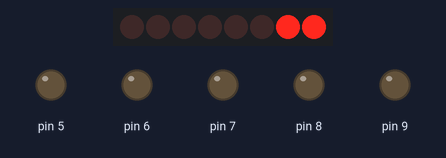
The sketch below on a simulated Arduino Uno, built with avr-gcc and run on an emulated ATmega328P. On the bench: 8 shift-register outputs drawn as a row of LEDs (first output left, lit = HIGH), output pins drawn as LEDs (lit = HIGH). Wiring (inferred from the names in the program): shift register (74HC595): data pin 2; shift clock pin 3; latch pin 4. Wiring (inferred from the signals the program sends): row of LEDs: on Q0, Q1, Q2, Q3, Q4, Q5, Q6, Q7. Pins used as bus, display or sensor lines are not drawn.

Above: at 0.5 s.
At 2.5 s:
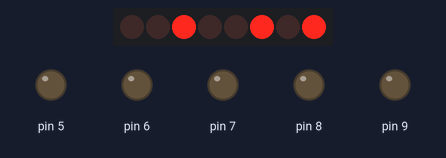
At 4.5 s:
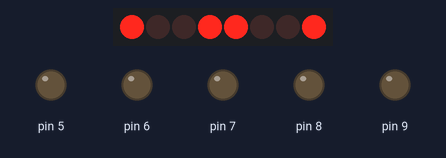
At 9.5 s:
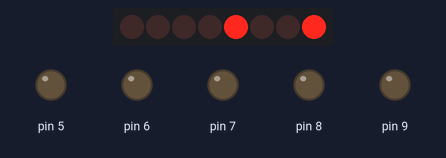
At 14.5 s:
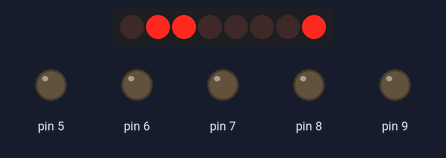
At 19.5 s:
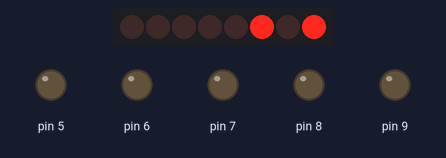
Timing chart, 0 to 20.8 s (numbered marks = the images above):
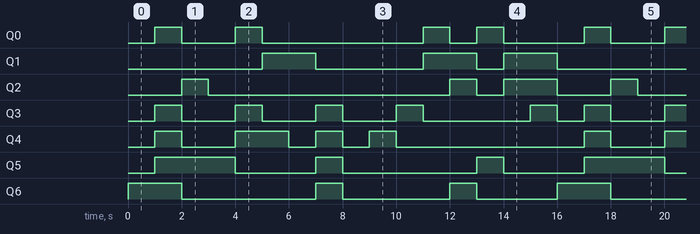

The sketch:

ex_4_4_2.ino
```cpp
/*
 예제 4.4.2
 74595를 이용하여 FND 제어 0~9까지
 1초단위로 표시하기
*/

 // 0~9까지 LED 표시를 위한 상수 설정
const byte number[16] = {
//dot  gfedcba
  B11000000,  //0
  B11111001,  //1
  B10100100,  //2
  B10100000,  //3
  B10011001,  //4
  B10010010,  //5
  B10000010,  //6
  B11111000,  //7
  B10000000,  //8
  B10010000,  //9
  B10001000, //10
  B10000011,
  B11000110,
  B10100001,
  B10000110,
  B10001110,
};

  int ds = 2;// 74595의 DS핀을 Arduino의 2번핀에 연결
  int shcp = 3;// 74595의 STCP핀을 Arduino의 3번핀에 연결
  int stcp = 4; // 74595의 SHSP핀을 Arduino의 4번핀에 연결

void setup()
{
  // 2~9번핀을 출력으로 초기화 시킨다.
  for(int i = 2; i <= 9; ++i){
    pinMode(i,OUTPUT);
  };
  digitalWrite(9,LOW);	// 점은 표시하지 않는다
}

void loop()
{
   // k값을 0~9로 변화시킨다.
  for(int k = 0; k <= 15; ++k){
   fndDisplay74595(k);  // k값을 출력한다
   delay(1000);         // 1초간 지연시킨다.
  };
}

// LED 점등
void fndDisplay74595(int displayValue){
  // STCP에 LOW 신호를 보내서 74595로 데이터전송을 시작한다.
  digitalWrite(stcp,LOW);
  // shiftOut 명령어로 74595에 출력을 보낸다.
  shiftOut(ds,shcp,MSBFIRST,number[displayValue]);
  // STCP에 HIGH 신호를 보내서 74595로 데이터전송을 종료한다.
  digitalWrite(stcp,HIGH);
}
```

Measured:
- by itself, Q0: repeats every 16.0 s: LOW 2.0 s, HIGH 1.0 s, LOW 6.0 s, HIGH 1.0 s, LOW 1.0 s, HIGH 1.0 s, LOW 3.0 s, HIGH 1.0 s
- by itself, Q1: repeats every 16.0 s: LOW 4.0 s, HIGH 2.0 s, LOW 1.0 s, HIGH 2.0 s, LOW 5.0 s, HIGH 2.0 s
- by itself, Q2: repeats every 16.0 s: LOW 9.0 s, HIGH 1.0 s, LOW 1.0 s, HIGH 2.0 s, LOW 2.0 s, HIGH 1.0 s
- by itself, Q3: repeats every 16.0 s: 3 × (LOW 2.0 s, HIGH 1.0 s), LOW 4.0 s, HIGH 1.0 s, LOW 1.0 s, HIGH 1.0 s
- by itself, Q4: repeats every 16.0 s: LOW 2.0 s, HIGH 2.0 s, 2 × (LOW 1.0 s, HIGH 1.0 s), LOW 7.0 s, HIGH 1.0 s
- by itself, Q5: repeats every 16.0 s: LOW 3.0 s, HIGH 1.0 s, LOW 5.0 s, HIGH 1.0 s, LOW 3.0 s, HIGH 3.0 s
- by itself, Q6: repeats every 16.0 s: LOW 5.0 s, HIGH 1.0 s, LOW 4.0 s, HIGH 1.0 s, LOW 3.0 s, HIGH 2.0 s
